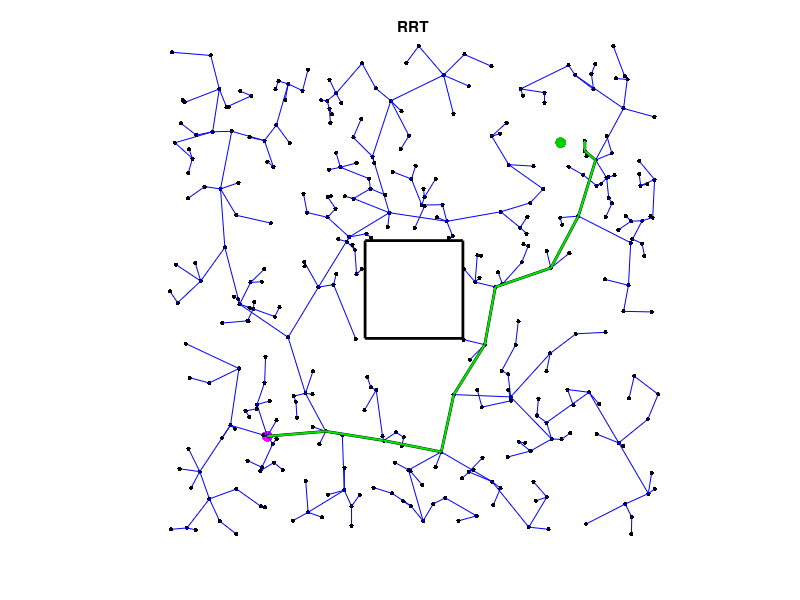

Write the MATLAB code that produced this figure.
function RRT()
    % Rapidly exploring random tree (RRT) animation

    figure(1001)
    clf
    axes('box','off','xtick',[],'ytick',[],'ztick',[],'xcolor',[1 1 1],'ycolor',[1 1 1]);
    hold on
    axis([0 1 0 1])
    daspect([1 1 1])
    title('RRT')

    xstart = 0.2;
    ystart = 0.2;
    xgoal = 0.8;
    ygoal = 0.8;

    nodesx = xstart; % x of all nodes
    nodesy = ystart; % y of all nodes
    baktrk = -1; % backpointers

    plot(xstart,ystart,'.','markersize',24,'color',[1 0 1]) % start marker
    plot(xgoal,ygoal,'.g','markersize',24,'color',[0 0.8 0]) % goal marker
    plot([0.4 0.6 0.6 0.4 0.4],[0.4 0.4 0.6 0.6 0.4],'linewidth',2,'color','k') % obstacle

    goalr = 0.05; % goal radius
    eta = 0.12; % Fixed incremental distance

    delay = 0.4;

    for j = 2:1000

        % Random configuration
        xrand = rand;
        yrand = rand;

        % Find nearest
        [d_near, i_near] = min(sqrt((xrand - nodesx).^2 + (yrand - nodesy).^2));
        if collision_free(nodesx(i_near), nodesy(i_near), xrand, yrand)
            d_new = min(eta, d_near); % distance can either be eta or the distance to the nearest node
            k = d_new / d_near; % fraction (0-1)
            xnew = (1-k)*nodesx(i_near) + k*xrand;
            ynew = (1-k)*nodesy(i_near) + k*yrand;
            h1 = plot([nodesx(i_near) xrand], [nodesy(i_near) yrand], 'k:');
            h2 = plot(xrand, yrand, '.k', 'markersize', 10);
            pause(delay)
            delete(h1)
            delete(h2)

            plot([nodesx(i_near) xnew],[nodesy(i_near) ynew],'b');
            plot(xnew,ynew,'.k','markersize',10)

            % Add new node to list
            nodesx = [nodesx xnew];
            nodesy = [nodesy ynew];
            baktrk = [baktrk i_near];

            % Check if goal condition has been met for 
            if (sqrt((xnew-xgoal)^2 + (ynew-ygoal)^2) < goalr)
                optimal_path_plot(nodesx,nodesy,baktrk);
                break
            end
        else
            h1 = plot([nodesx(i_near) xrand], [nodesy(i_near) yrand], 'r:');
            h2 = plot(xrand, yrand, '.k', 'markersize', 10);
            pause(delay)
            delete(h1)
            delete(h2)
        end

        pause(delay)
        drawnow
        delay = delay * 0.9;

    end
end

function optimal_path_plot(nodesx,nodesy,baktrk)
    ix = length(nodesx);
    while (baktrk(ix) ~= -1)
        plot([nodesx(baktrk(ix)) nodesx(ix)],[nodesy(baktrk(ix)) nodesy(ix)],'color',[0 0 0],'linewidth',2)
        plot([nodesx(baktrk(ix)) nodesx(ix)],[nodesy(baktrk(ix)) nodesy(ix)],'color',[0 0.9 0],'linewidth',1.5)
        ix = baktrk(ix);
    end
end

function is_free = collision_free(x1,y1,x2,y2)
    is_free = true;
    for j = 1:100
        k = j/100;
        xj = (1-k)*x1 + k*x2;
        yj = (1-k)*y1 + k*y2;

        % Check if inside the square
        if abs(xj-0.5) < 0.1 && abs(yj-0.5) < 0.1
            is_free = false;
            break;
        end
    end
end


    